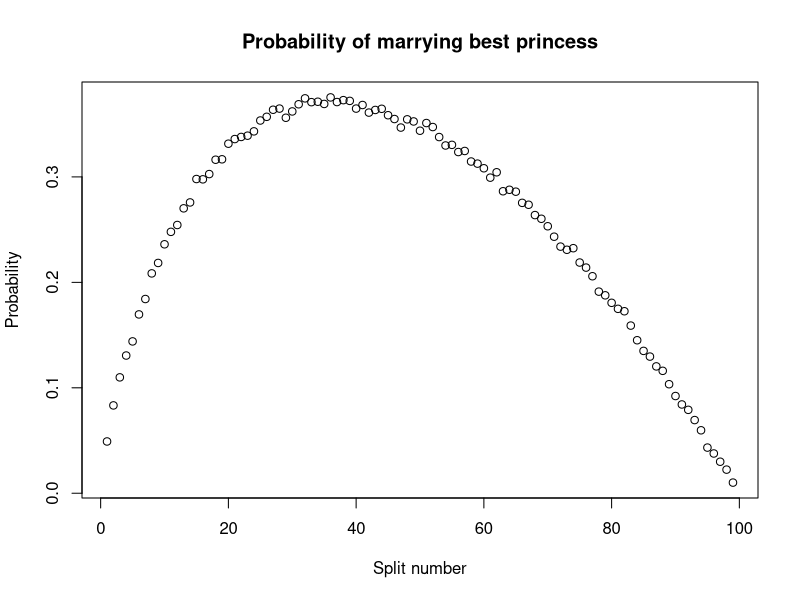
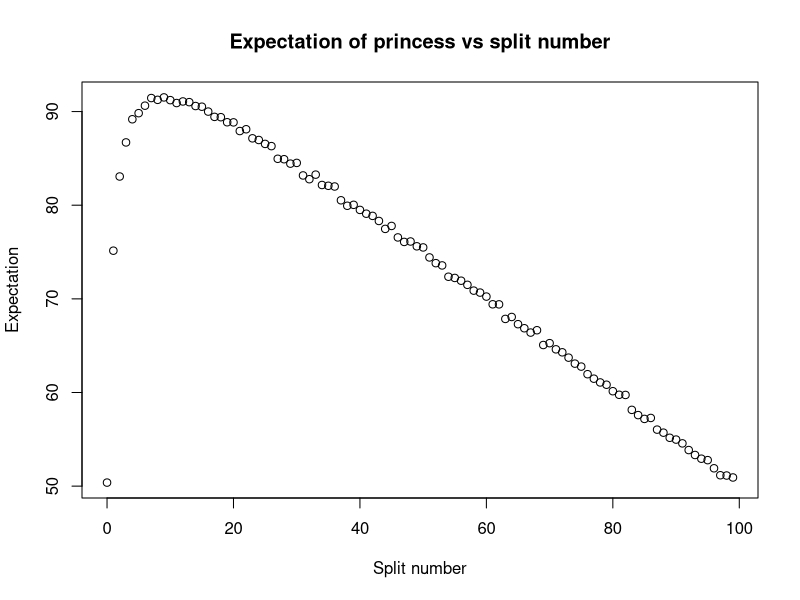

R code for these plots, in order:
## ---- chunk 1
knitr::opts_chunk$set(echo = TRUE)
knitr::opts_chunk$set(error =TRUE)
## ---- chunk 2
count<-0
runs<-10
for(j in 1:runs){
  N<-100
  list<-sample(1:N,N, replace = FALSE)
  obs_list<-list[c(1:37)]
  select_list<-list[-c(1:37)]
  print("This is the observation list:")
  print(obs_list)
  print("This is the selection list:")
  print(select_list)
  max_obs<-max(obs_list)
  print("This is the best princess in the observation group")
  print(max_obs)
  if(max_obs == N){max_select<-0}
    for(i in select_list){
      if(max_obs != N){
      if(i < max_obs){
        next
      }else{
        if(i>max_obs){
          print("Princess chosen in selection group")
            max_select<-i
            print(max_select)
            break
                
        }else{
          max_select<-0
            break
          }
        }
    }}
  if(max_select==N & max_select %in% select_list){
    count<-count+1
    print("Number of best princesses picked so far")
    print(count)
  }else{
    count<-count+0
  }
    }
prob<-count/runs
print(paste0("Probability of successfully picking the best princess is ", prob))

## ---- chunk 3
count<-0
runs<-100
for(j in 1:runs){
  N<-100
  list<-sample(1:N,N, replace = FALSE)
  obs_list<-list[c(1:37)]
  select_list<-list[-c(1:37)]
  max_obs<-max(obs_list)
  if(max_obs == N){max_select<-0}
    for(i in select_list){
      if(max_obs !=N){
      if(i < max_obs){
        next
      }else{
        if(i>max_obs){
            max_select<-i
            break
      }else{
            max_select<-0
            break
          }
        }
    }}
  if(max_select==N & max_select %in% select_list){
    count<-count+1
  }else{
    count<-count+0
  }
 }   
prob<-count/runs
print(paste0("Probability of successfully picking the best princess is ", prob))
print(prob)
## ---- chunk 4
count<-0
runs<-10000
make_choice<-function(N,split_number){
for(j in 1:runs){
  list<-sample(1:N,N, replace = FALSE)
  obs_list<-list[c(1:split_number)]
  select_list<-list[-c(1:split_number)]
  max_obs<-max(obs_list)
  if(max_obs == N){max_select<-0}
  for(i in select_list){
    if(i < max_obs){
      next
    }else{
      if(i>max_obs){
        max_select<-i
        break
      }else{
        max_select<-0
        break
      }
    }
  }
  if(max_select==N & max_select %in% select_list){
    count<-count+1
  }
}

prob<-count/runs
}
probability<-vector(mode="numeric",length=99)
for(i in 1:99){
  probability[i]<-make_choice(100,i)
}
data.frame(probability)
max(probability)
plot(probability, main = "Probability of marrying best princess", xlab = "Split number", ylab = "Probability")
## ---- chunk 5
make_choice<-function(N,split_number){
    list<-sample(1:N,N, replace = FALSE)
    obs_list<-list[c(1:split_number)]
    select_list<-list[-c(1:split_number)]
    max_obs<-max(obs_list)
    for(i in select_list){
      if(max_obs == N){
        max_select<-select_list[N-split_number]#select last princess if best princess already in observation group
        break
      }else{
        if(i < max_obs){
          next
        }else{
          if(i>max_obs){
            max_select<-i
            break
          }
        }
              }
         }
 
  best<-max_select #this line of code seems redundant but is actually necessary for input into res vector later
}

res<-vector(mode="numeric",length=N)
res0<-vector(mode="numeric",length=N)
splitres<-vector(mode="numeric",length=N)

#Run code for split numbers 1 to 99
for(i in 1:99){
  for(j in 1:10000){
res[j]<-make_choice(100,i)
res0[j]<-sample(1:100,1)
  }
  #Result for split_number = 0 stored in first element of res vector
  splitres[1]<-mean(res0)
  #Result for subsequent split numbers stored in from second element of res vector onwards
  splitres[i+1]<-mean(res)
}
#change x axis from 1:100 to 0:99
x_split<-c(0:99)
df_result<-cbind(x_split,splitres)
df_result
max(splitres)
plot(df_result, main = "Expectation of princess vs split number", xlab = "Split number", ylab = "Expectation")
